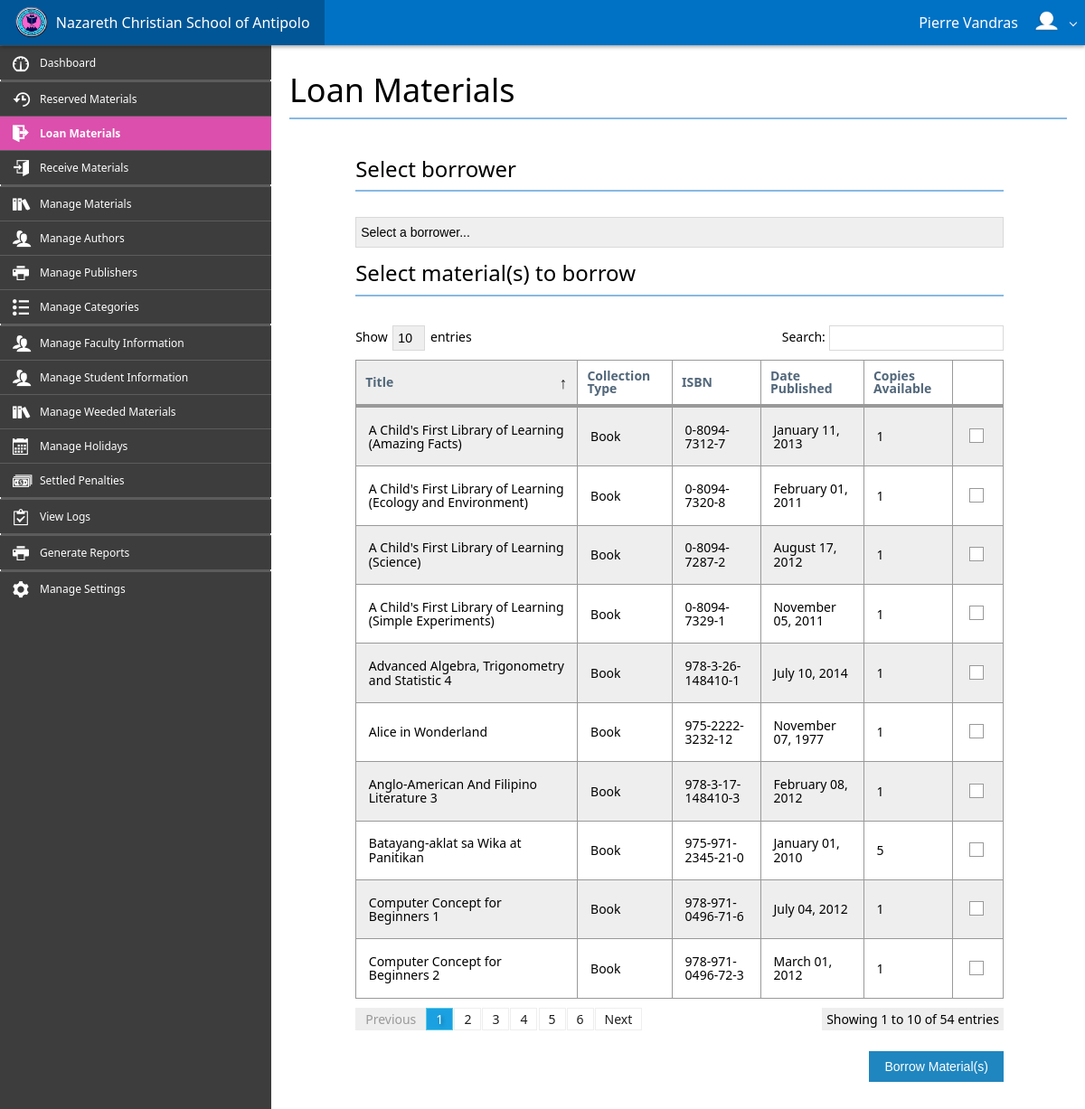
The page /control_panel/loan_materials.php (signed in) on the database its author committed.
### tables this page shows
CREATE TABLE IF NOT EXISTS `authors` (
  `Author_ID` int(10) NOT NULL AUTO_INCREMENT,
  `Author_Last_Name` varchar(255) NOT NULL,
  `Author_First_Name` varchar(255) NOT NULL,
  PRIMARY KEY (`Author_ID`)
);

CREATE TABLE IF NOT EXISTS `materials` (
  `Material_ID` int(10) NOT NULL AUTO_INCREMENT,
  `Material_Title` varchar(255) NOT NULL,
  `Collection_Type` varchar(255) NOT NULL,
  `ISBN` varchar(255) NOT NULL,
  `Call_Number` varchar(100) NOT NULL,
  `Date_Published` date DEFAULT NULL,
  `Date_Added` date NOT NULL,
  `Quantity` int(10) NOT NULL,
  `Location` varchar(150) NOT NULL,
  `Status` varchar(8) NOT NULL DEFAULT 'active',
  `Publisher_ID` int(10) NOT NULL,
  `Category_ID` int(10) NOT NULL,
  PRIMARY KEY (`Material_ID`)
);

### control_panel/requests/connection.php (called while the page is built, shortened)
<?php
    class Connection {
        private $hostname = 'localhost';
        private $username = 'root';
        private $password = '';
        private $database = 'ncsa_db';
        private $connection, $query;
        function open() {
            $this->connection = mysqli_connect($this->hostname, $this->username, $this->password, $this->database);
        }
        function query($sql) {
            $this->query = mysqli_query($this->connection, $sql);
        }
        function num_rows() {
            return mysqli_num_rows($this->query);
        }
        function fetch_assoc() {
            return mysqli_fetch_assoc($this->query);
        }
    }
?>

### control_panel/loan_materials.php (the view, shortened to what this page needs)
<?php
    include_once('assets/system/header.php');
?>
<div class="app-bar fixed-top shadow" data-role="appbar">
    <a class="app-bar-element branding" href="./"><img class="app-logo" src="assets/img/logo.png">&nbsp;&nbsp;Nazareth Christian School of Antipolo</a>
    <?php
        if(isset($_SESSION['account_username'])) {
            $name = $_SESSION['account_first_name'] . ' ' . $_SESSION['account_last_name'];
            echo '<ul class="app-bar-menu place-right">';
            echo '<li><a class="app-bar-element dropdown-toggle">' . $name . '&nbsp;&nbsp;<img class="app-logo" src="./../user_images/' . $_SESSION['account_image'] . '"></a>';
            echo '</li>';
            echo '</ul>';
        } else {
            echo '<div class="place-right">';
            echo '<a class="app-bar-element" href="login.php"><span class="mif-switch"></span>&nbsp;&nbsp;Login</a>';
            echo '</div>';
        }
    ?>
</div>
<div id="main-block">
    <div class="flex-grid" style="height: 100%;">
        <div class="row" style="height: 100%;">
            <div id="cell-sidebar" class="cell bg-lightDark size-x300" style="overflow-y: scroll; height: 100%;">
                <ul class="sidebar2 dark">
                    <li><a href="./"><span class="mif-meter icon"></span><span class="title">Dashboard</span></a></li>
                    <li class="divider"></li><li class="divider"></li>
                    <li><a href="./reserved_materials.php"><span class="mif-history icon"></span><span class="title">Reserved Materials</span></a></li>
                    <li class="active"><a href="./loan_materials.php"><span class="mif-exit mif-ani-shuttle icon"></span><span class="title">Loan Materials</span></a></li>
                    <li><a href="./receive_materials.php"><span class="mif-enter icon"></span><span class="title">Receive Materials</span></a></li>
                    <li class="divider"></li><li class="divider"></li>
                    <li><a href="./manage_materials.php"><span class="mif-books icon"></span><span class="title">Manage Materials</span></a></li>
                    <li><a href="./manage_authors.php"><span class="mif-users icon"></span><span class="title">Manage Authors</span></a></li>
                    <li><a href="./manage_publishers.php"><span class="mif-printer icon"></span><span class="title">Manage Publishers</span></a></li>
                    <li><a href="./manage_categories.php"><span class="mif-list2 icon"></span><span class="title">Manage Categories</span></a></li>
                    <li class="divider"></li><li class="divider"></li>
                    <li><a href="./manage_faculties.php"><span class="mif-users icon"></span><span class="title">Manage Faculty Information</span></a></li>
                    <li><a href="./manage_students.php"><span class="mif-users icon"></span><span class="title">Manage Student Information</span></a></li>
                    <li><a href="./manage_weeding.php"><span class="mif-books icon"></span><span class="title">Manage Weeded Materials</span></a></li>
                    <li><a href="./manage_holidays.php"><span class="mif-calendar icon"></span><span class="title">Manage Holidays</span></a></li>
                    <li><a href="./settled_penalties.php"><span class="mif-dollars icon"></span><span class="title">Settled Penalties</span></a></li>
                    <li class="divider"></li><li class="divider"></li>
                    <li><a href="./view_logs.php"><span class="mif-clipboard icon"></span><span class="title">View Logs</span></a></li>
                    <li class="divider"></li><li class="divider"></li>
                    <li><a href="./generate_reports.php"><span class="mif-printer icon"></span><span class="title">Generate Reports</span></a></li>
                    <li class="divider"></li><li class="divider"></li>
                    <li><a href="./settings.php"><span class="mif-cog icon"></span><span class="title">Manage Settings</span></a></li>
                </ul>
            </div>
            <div id="cell-content" class="pane-scroll cell auto-size padding20 pane-scroll">
                <h1 class="text-light">Loan Materials</h1>
                <hr><br>
                <div class="grid">
                    <div class="row cells12">
                        <div class="cell colspan10 offset1">
                            <h3 class="text-light">Select borrower</h3>
                            <hr><br>
                            <div class="input-control select full-size">
                                <select data-input="borrower">
                                    <option value="" selected disabled>Select a borrower...</option>
                                    <?php
                                        require_once('requests/connection.php');
                                    ?>
                                </select>
                            </div>
                            <h3 class="text-light">Select material(s) to borrow</h3>
                            <hr><br>
                            <table id="materials-table" class="table striped border bordered">
                                <thead>
                                    <tr>
                                        <th>Title</th>
                                        <th>Collection Type</th>
                                        <th>ISBN</th>
                                        <th>Date Published</th>
                                        <th>Copies Available</th>
                                        <th></th>
                                    </tr>
                                </thead>
                                <tbody>
                                    <?php
                                        $connection = new Connection();
                                        $connection->open();
                                        $connection2 = new Connection();
                                        $connection2->open();
                                        $connection->query("SELECT * FROM works INNER JOIN authors ON works.Author_ID=authors.Author_ID INNER JOIN materials ON works.Material_ID=materials.Material_ID INNER JOIN publishers ON materials.Publisher_ID=publishers.Publisher_ID INNER JOIN categories ON materials.Category_ID=categories.Category_ID WHERE materials.Status='active' GROUP BY materials.Material_Title");
                                        while($row = $connection->fetch_assoc()) {
                                            $connection2->query("SELECT * FROM barcodes WHERE Material_ID='$row[Material_ID]' AND Availability='true'");
                                            $quantity = $connection2->num_rows();
                                            $connection2->query("SELECT * FROM reservations WHERE Material_ID='$row[Material_ID]' AND Status='active'");
                                            $reserveCount = $connection2->num_rows();
                                            echo '<tr>';
                                            echo '<td>' . $row['Material_Title'] . '</td>';
                                            echo '<td>' . $row['Collection_Type'] . '</td>';
                                            echo '<td>' . $row['ISBN'] . '</td>';
                                            echo '<td>' . date('F d, Y', strtotime($row['Date_Published'])) . '</td>';
                                            echo '<td>' . ($quantity - $reserveCount) . '</td>';
                                            if(isset($_SESSION['account_username'])) {
                                                if($quantity - $reserveCount > 0) {
                                                    echo '<td class="align-center">';
                                                    echo '<label class="input-control checkbox small-check">';
                                                    echo '<span class="check"></span><span class="caption"></span>';
                                                    echo '</label>';
                                                    echo '</td>';
                                                } else {
                                                    echo '<td class="align-center"></td>';
                                                }
                                            }
                                            echo '</tr>';
                                        }
                                    ?>
                                </tbody>
                            </table>
                            <br><br><br>
                            <div class="align-right">
                                <button class="button primary" data-button="borrow-button">Borrow Material(s)</button>
                            </div>
                        </div>
                    </div>
                </div>
            </div>
        </div>
    </div>
</div>
<?php
    include_once('assets/system/footer.php');
?>

### control_panel/assets/css/stylesheet.css (style rules this page uses)
.app-logo { margin-top: -4px; height: 75%; }
.bg-lightDark { background-color: #3D3D3D; }
.pane-scroll { overflow-y: scroll; height: 100%; }
.sidebar2.dark { border: none; min-width: 100%; }
.sidebar2.dark li.active a { background-color: #dc4fad; }
.sidebar2 li a { padding: .50rem 1.75rem .50rem 2.25rem; }
.sidebar2 > li > a > .title { font-size: .75rem; margin-left: .5rem; }
#main-body { padding: 3.125rem 0 0; }
#main-block { min-height: 100%; height: 100%; }

### rows shown on the page
authors: materials.Material_Title "A Child's First Library of Learning (Amazing Facts)", materials.Collection_Type "Book", materials.ISBN "0-8094-7312-7", materials.Date_Published "January 11, 2013", reserveCount "1", materials.Material_Title "A Child's First Library of Learning (Ecology and Environment)", materials.ISBN "0-8094-7320-8", materials.Date_Published "February 01, 2011", materials.Material_Title "A Child's First Library of Learning (Science)", materials.ISBN "0-8094-7287-2", materials.Date_Published "August 17, 2012", materials.Material_Title "A Child's First Library of Learning (Simple Experiments)", materials.ISBN "0-8094-7329-1", materials.Date_Published "November 05, 2011"
authors: materials.Material_Title "Advanced Algebra, Trigonometry and Statistic 4", materials.Collection_Type "Book", materials.ISBN "978-3-26-148410-1", materials.Date_Published "July 10, 2014", reserveCount "1"
authors: materials.Material_Title "Alice in Wonderland", materials.Collection_Type "Book", materials.ISBN "975-2222-3232-12", materials.Date_Published "November 07, 1977", reserveCount "1"
authors: materials.Material_Title "Anglo-American And Filipino Literature 3", materials.Collection_Type "Book", materials.ISBN "978-3-17-148410-3", materials.Date_Published "February 08, 2012", reserveCount "1"
authors: materials.Material_Title "Batayang-aklat sa Wika at Panitikan", materials.Collection_Type "Book", materials.ISBN "975-971-2345-21-0", materials.Date_Published "January 01, 2010", reserveCount "5"
authors: materials.Material_Title "Computer Concept for Beginners 1", materials.Collection_Type "Book", materials.ISBN "978-971-0496-71-6", materials.Date_Published "July 04, 2012", reserveCount "1", materials.Material_Title "Computer Concept for Beginners 2", materials.ISBN "978-971-0496-72-3", materials.Date_Published "March 01, 2012"

### other values the page prints
$name "Pierre Vandras"
